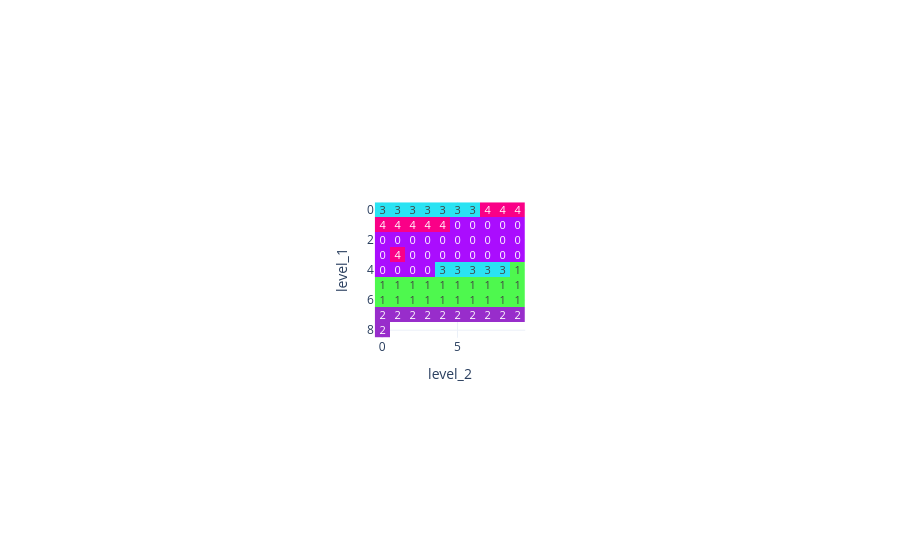

Write notebook code for a chart like this one.
### Code cell
plot_grid(CHUNK.max_topic.unstack())

### Figure 1 — Plotly figure (JSON) as saved in the notebook; plotly's stock layout.template omitted (floating-point values rounded to 4 significant figures)
{"data": [{"coloraxis": "coloraxis", "hoverongaps": false, "hovertemplate": "level_2: %{x}<br>level_1: %{y}<br>color: %{z}<extra></extra>", "name": "0", "texttemplate": "%{z}", "type": "heatmap", "x": [0, 1, 2, 3, 4, 5, 6, 7, 8, 9], "xaxis": "x", "y": [0, 1, 2, 3, 4, 5, 6, 7, 8], "yaxis": "y", "z": [[3, 3, 3, 3, 3, 3, 3, 4, 4, 4], [4, 4, 4, 4, 4, 0, 0, 0, 0, 0], [0, 0, 0, 0, 0, 0, 0, 0, 0, 0], [0, 4, 0, 0, 0, 0, 0, 0, 0, 0], [0, 0, 0, 0, 3, 3, 3, 3, 3, 1], [1, 1, 1, 1, 1, 1, 1, 1, 1, 1], [1, 1, 1, 1, 1, 1, 1, 1, 1, 1], [2, 2, 2, 2, 2, 2, 2, 2, 2, 2], [2, null, null, null, null, null, null, null, null, null]]}], "layout": {"autosize": true, "coloraxis": {"colorscale": [[0, "#AA0DFE"], [0.04, "#3283FE"], [0.08, "#85660D"], [0.12, "#782AB6"], [0.16, "#565656"], [0.2, "#1C8356"], [0.24, "#16FF32"], [0.28, "#F7E1A0"], [0.32, "#E2E2E2"], [0.36, "#1CBE4F"], [0.4, "#C4451C"], [0.44, "#DEA0FD"], [0.48, "#FE00FA"], [0.52, "#325A9B"], [0.56, "#FEAF16"], [0.6, "#F8A19F"], [0.64, "#90AD1C"], [0.68, "#F6222E"], [0.72, "#1CFFCE"], [0.76, "#2ED9FF"], [0.8, "#B10DA1"], [0.84, "#C075A6"], [0.88, "#FC1CBF"], [0.92, "#B00068"], [0.96, "#FBE426"], [1, "#FA0087"]], "showscale": false}, "margin": {"t": 60}, "xaxis": {"anchor": "y", "autorange": true, "constrain": "domain", "domain": [0.3983, 0.6017], "range": [-0.5, 9.5], "scaleanchor": "y", "title": {"text": "level_2"}, "type": "linear"}, "yaxis": {"anchor": "x", "autorange": true, "constrain": "domain", "domain": [0, 1], "range": [8.5, -0.5], "title": {"text": "level_1"}, "type": "linear"}}}
